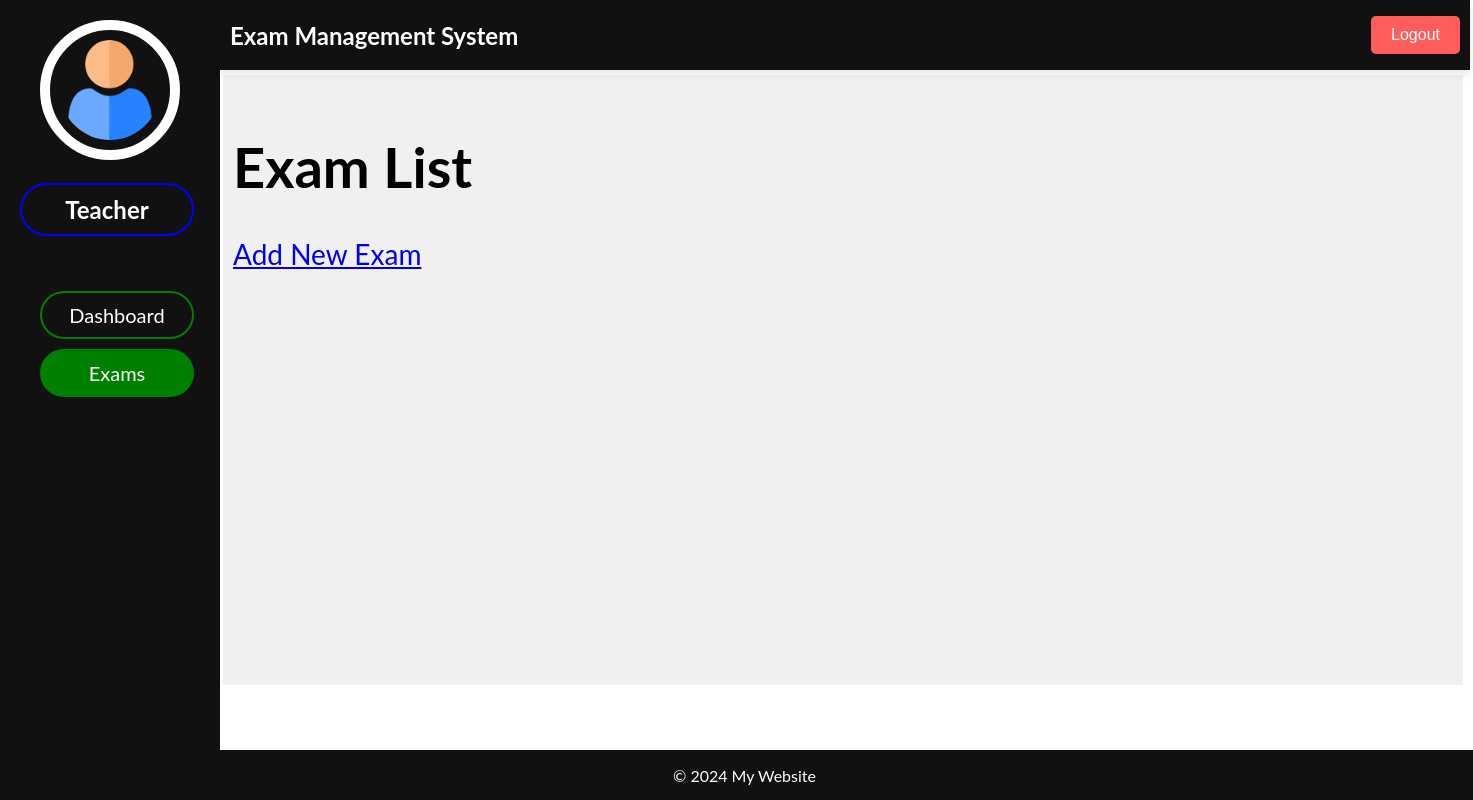
Page /teacherpanel/4/exams/all on the earlier database version.
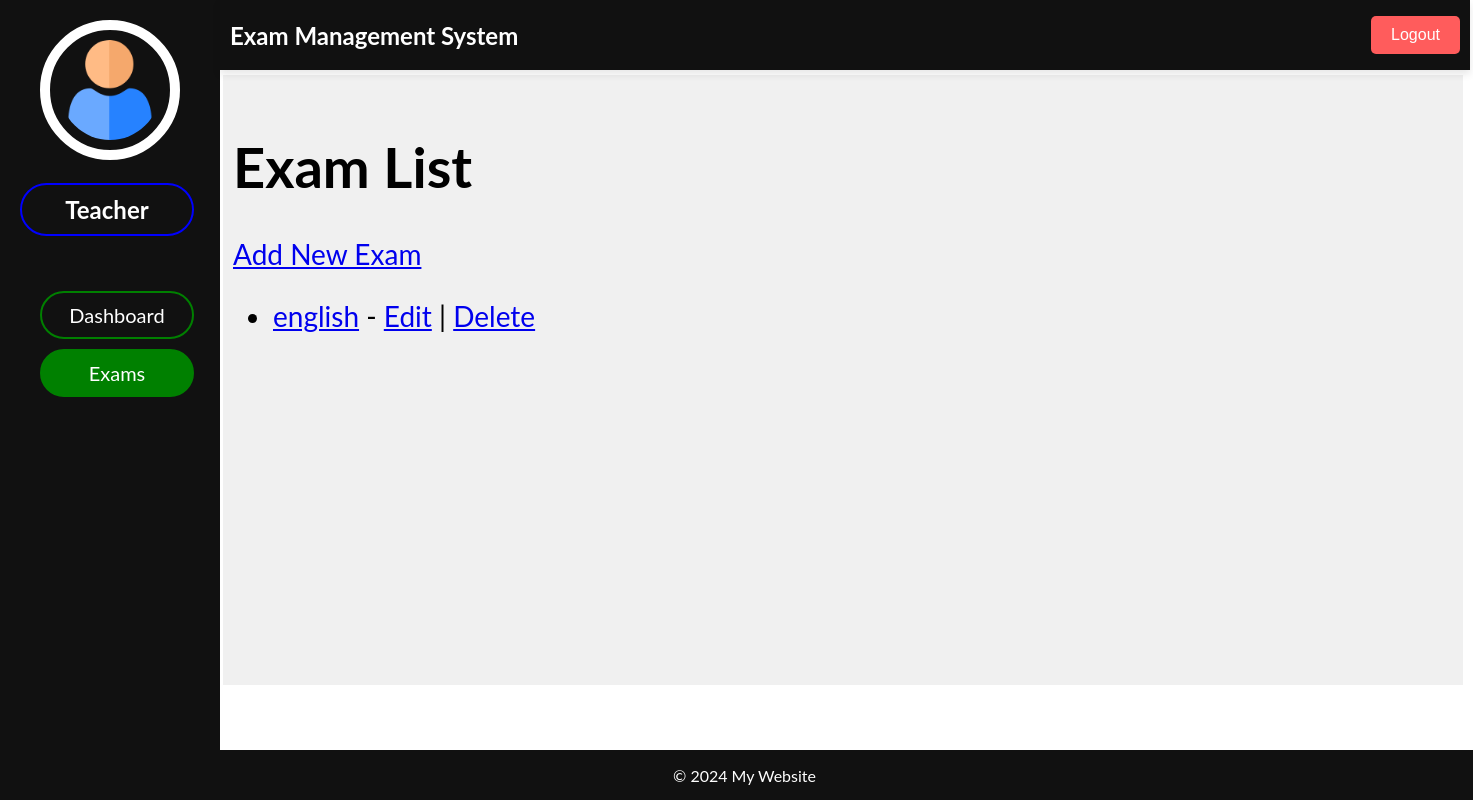
Same page on the later database version.
### teacher_panel/models.py (models this page shows, shortened)
class Exam(models.Model):
    exam_id = models.AutoField(primary_key=True)
    name = models.CharField(max_length=100)

### teacher_panel/views.py (the view)
# urls.py: path('exams/all', views.exam_list, name='exam_list'),
def exam_list(request, teacher_id):
    teacher = get_object_or_404(Teacher, pk=teacher_id)
    exams = Exam.objects.all()
    return render(request, 'teacher_exams/exam_list.html', {'teacher': teacher, 'exams': exams})

### teacher_panel/templates/teacher_exams/exam_list.html (shortened to what this page needs)
{% extends "teacher_dashboard/index.html" %}
{% block header %}
    {% include "teacher_dashboard/header.html" %}
{% endblock header %}
{% block sidenav %}
    {% include "teacher_exams/sidenav.html" %}
{% endblock sidenav %}
{% block main %}
    <h1>Exam List</h1>
    <a href="{% url 'teacher_exam_create' teacher.pk %}">Add New Exam</a>
    <ul>
        {% for exam in exams %}
            <li>
                <a href="{% url 'teacher_exam_detail' teacher.pk exam.pk %}">{{ exam.name }}</a> -
                <a href="{% url 'teacher_exam_update' teacher.pk exam.pk %}">Edit</a> |
                <a href="{% url 'teacher_exam_delete' teacher.pk exam.pk %}">Delete</a>
            </li>
        {% endfor %}
    </ul>
{% endblock main %}
{% block footer %}
    {% include "teacher_dashboard/footer.html" %}
{% endblock footer %}

Differences in the rows shown:
added Exam: name "english"
